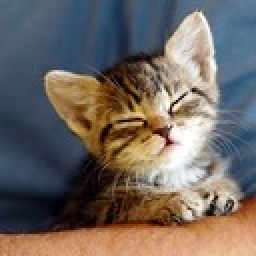
%> input picture Code/ACO_Vector/kat.jpg, 128 x 128 px (shown 2 times larger)
$ octave Temp.m   (GNU Octave 9; MATLAB toolbox functions it lacks are replaced by stand-ins)
%> lines starting %> are read from the running program, lines starting %| are printed output that depends on the picture
colorimage = double(imread('kat.jpg')) ./ 255;
img = double(imread('kat.jpg')) ./ 255;
nrow = size(colorimage, 1);
%> nrow = 128
ncol = size(colorimage, 2);
%> ncol = 128

v = zeros(size(img));
v_norm = 0;
for rr =2:nrow
    for cc=2:ncol
        %definition of clique = the area that is used to compute the
        %heuristic value for this pixel
        temp1 = [rr-2 cc-1; rr-2 cc+1; rr-1 cc-2; rr-1 cc-1; rr-1 cc; rr-1 cc+1; rr-1 cc+2; rr cc-1];
        temp2 = [rr+2 cc+1; rr+2 cc-1; rr+1 cc+2; rr+1 cc+1; rr+1 cc; rr+1 cc-1; rr+1 cc-2; rr cc+1];

        temp0 = find(temp1(:,1)>=1 & temp1(:,1)<=nrow & temp1(:,2)>=1 & temp1(:,2)<=ncol & temp2(:,1)>=1 & temp2(:,1)<=nrow & temp2(:,2)>=1 & temp2(:,2)<=ncol);

        temp11 = temp1(temp0, :);
        temp22 = temp2(temp0, :);

        temp00 = zeros(size(temp11,1), 1); %fill temp00 with actual intensity differences
        temp33 = zeros(size(temp11,1), 1);
        for kk = 1:size(temp11,1)

            %Euclidean distance
            point_1 = colorimage(temp11(kk,1), temp11(kk,2), :);
            point_2 = colorimage(temp22(kk,1), temp22(kk,2), :);

            temp00(kk) = sqrt(power(point_1(1,1,1) - point_2(1,1,1), 2) + power(point_1(1,1,2) - point_2(1,1,2), 2) + power(point_1(1,1,3) - point_2(1,1,3), 2));
            temp33(kk) = abs(img(temp11(kk,1), temp11(kk,2)) - img(temp22(kk,1), temp22(kk,2)));
        end

        temp00
        temp33

        if size(temp11,1) == 0
            v(rr, cc) = 0;
            v_norm = v_norm + v(rr, cc);
        else
            lambda = 10;
            temp00 = sin(pi .* temp00 ./ 2 ./ lambda); %this corresponds to function (9) in the paper.
            v(rr, cc) = sum(sum(temp00.^2));
            v_norm = v_norm + v(rr, cc);
        end
    end
end
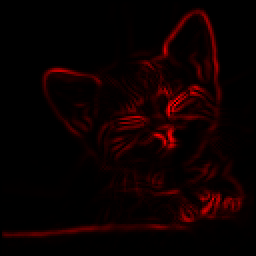
%> v: size 128x128x3 double (shown 2 times larger); mean R, G, B 0.0105, 0, 0; drawn with min black and max white
%> after the loop, lambda = 10; v_norm = 171.3
v = v./v_norm;
v = v.*100; %contains the heuristic value for each pixel
